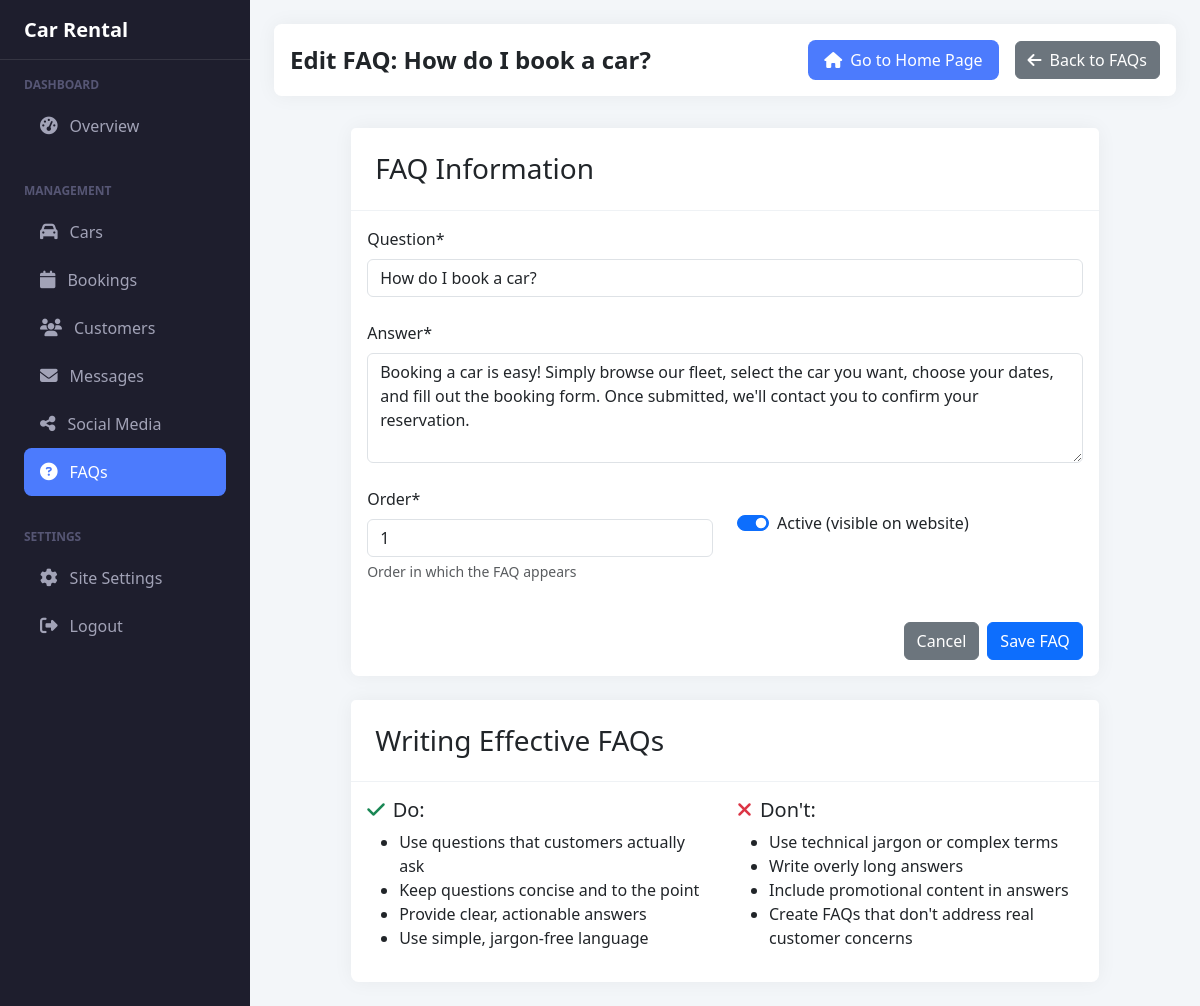
Page /dashboard/faq/1/edit/ (signed in) on the committed database.
### rentals/models.py (models this page shows, shortened)
class FAQ(models.Model):
    question = models.CharField(max_length=255)
    answer = models.TextField()
    is_active = models.BooleanField(default=True)
    order = models.PositiveIntegerField(default=0, help_text="Order in which the FAQ appears")
    class Meta:
        verbose_name = 'FAQ'
        verbose_name_plural = 'FAQs'
        ordering = ['order', 'id']

### rentals/views.py (the view)
# urls.py: path('dashboard/faq/<int:pk>/edit/', views.admin_edit_faq, name='admin_edit_faq'),
@login_required
def admin_edit_faq(request, pk):
    if not request.user.is_staff:
        return redirect('home')
    faq = get_object_or_404(FAQ, pk=pk)
    if request.method == 'POST':
        form = FAQForm(request.POST, instance=faq)
        if form.is_valid():
            form.save()
            messages.success(request, 'FAQ updated successfully!')
            return redirect('admin_faqs_list')
    else:
        form = FAQForm(instance=faq)
    context = {
        'form': form,
        'faq': faq,
        'title': f'Edit FAQ: {faq.question}'
    }
    return render(request, 'rentals/admin/faq_form.html', context)

### rentals/forms.py
class FAQForm(forms.ModelForm):
    class Meta:
        model = FAQ
        fields = ['question', 'answer', 'is_active', 'order']
        widgets = {
            'question': forms.TextInput(attrs={'placeholder': 'Enter question here', 'class': 'form-control'}),
            'answer': forms.Textarea(attrs={'rows': 4, 'placeholder': 'Enter answer here', 'class': 'form-control'}),
            'order': forms.NumberInput(attrs={'class': 'form-control'}),
        }

### rentals/context_processors.py (called while the page is built)
def site_settings(request):
    return {
        'site_settings': SiteSettings.get_settings()
    }

def social_media_links(request):
    return {
        'social_media_links': SocialMedia.objects.filter(is_active=True)
    }

def faqs(request):
    return {
        'global_faqs': FAQ.objects.filter(is_active=True).order_by('order', 'id')[:5]
    }

### rentals/models.py (called while the page is built)
    @classmethod
    def get_settings(cls):
        return cls.objects.first() or cls.objects.create()

### templates/rentals/admin/faq_form.html (shortened to what this page needs)
{% extends 'rentals/admin/base.html' %}
{% load static %}
{% load crispy_forms_tags %}
{% block page_title %}{{ title }}{% endblock %}
{% block page_actions %}
<a href="{% url 'admin_faqs_list' %}" class="btn btn-secondary">
    <i class="fas fa-arrow-left me-2"></i>Back to FAQs
</a>
{% endblock %}
{% block content %}
<div class="row justify-content-center">
    <div class="col-lg-10">
        <div class="card">
            <div class="card-header">
                <h3 class="card-title mb-0">FAQ Information</h3>
            </div>
            <div class="card-body">
                <form method="post">
                    <div class="mb-4">
                        {{ form.question|as_crispy_field }}
                    </div>
                    <div class="mb-4">
                        {{ form.answer|as_crispy_field }}
                    </div>
                    <div class="row">
                        <div class="col-md-6">
                            {{ form.order|as_crispy_field }}
                        </div>
                        <div class="col-md-6">
                            <div class="form-check form-switch mt-4">
                                {{ form.is_active }}
                                <label class="form-check-label" for="{{ form.is_active.id_for_label }}">
                                    Active (visible on website)
                                </label>
                            </div>
                        </div>
                    </div>
                    <div class="d-flex justify-content-end mt-4">
                        <a href="{% url 'admin_faqs_list' %}" class="btn btn-secondary me-2">Cancel</a>
                        <button type="submit" class="btn btn-primary">Save FAQ</button>
                    </div>
                </form>
            </div>
        </div>
        <div class="card mt-4">
            <div class="card-header">
                <h3 class="card-title mb-0">Writing Effective FAQs</h3>
            </div>
            <div class="card-body">
                <div class="row">
                    <div class="col-md-6">
                        <div class="mb-3">
                            <h5><i class="fas fa-check text-success me-2"></i>Do:</h5>
                            <ul>
                                <li>Use questions that customers actually ask</li>
                                <li>Keep questions concise and to the point</li>
                                <li>Provide clear, actionable answers</li>
                                <li>Use simple, jargon-free language</li>
                            </ul>
                        </div>
                    </div>
                    <div class="col-md-6">
                        <div class="mb-3">
                            <h5><i class="fas fa-times text-danger me-2"></i>Don't:</h5>
                            <ul>
                                <li>Use technical jargon or complex terms</li>
                                <li>Write overly long answers</li>
                                <li>Include promotional content in answers</li>
                                <li>Create FAQs that don't address real customer concerns</li>
                            </ul>
                        </div>
                    </div>
                </div>
            </div>
        </div>
    </div>
</div>
{% endblock %}

### templates/rentals/admin/base.html (style rules this page uses)
:root { --sidebar-width: 250px; --header-height: 60px; --primary-color: #4C7BFD; --sidebar-bg: #1E1E2D; --sidebar-color: #A2A3B7; --sidebar-hover: #2A2A3C; }
body { min-height: 100vh; background-color: #F3F6F9; }
.card { border: none; border-radius: 0.475rem; box-shadow: 0 0 20px rgba(0,0,0,0.05); }
.card-header { background: white; border-bottom: 1px solid #EFF2F5; padding: 1.5rem; }

### rows in the picture
FAQ: question "How do I book a car?", answer "Booking a car is easy! Simply browse our fleet, select the car you want, choose your dates, and fill out the booking form. Once submitted, we'll contact you to confirm your reservation.", order "1", is_active "☑"

### other values in the picture
{{ site_settings.site_name|default:"Car Rental" }} "Car Rental"
{{ title }} "Edit FAQ: How do I book a car?"
